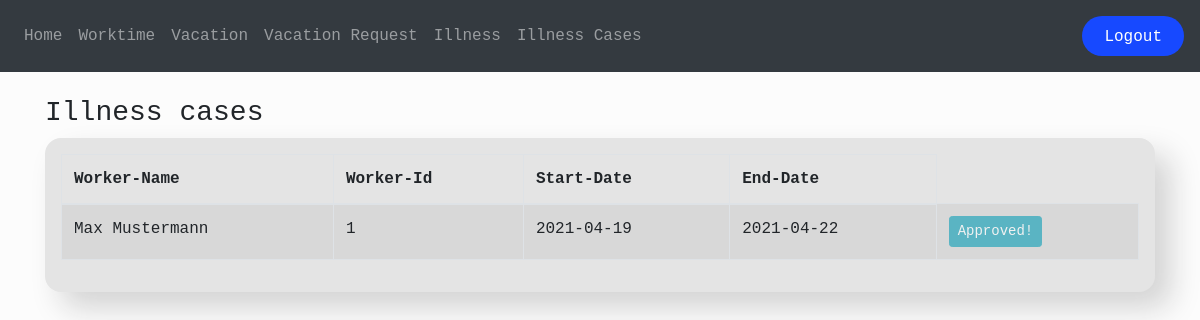
Page /illness_cases (signed in) on the earlier database version.
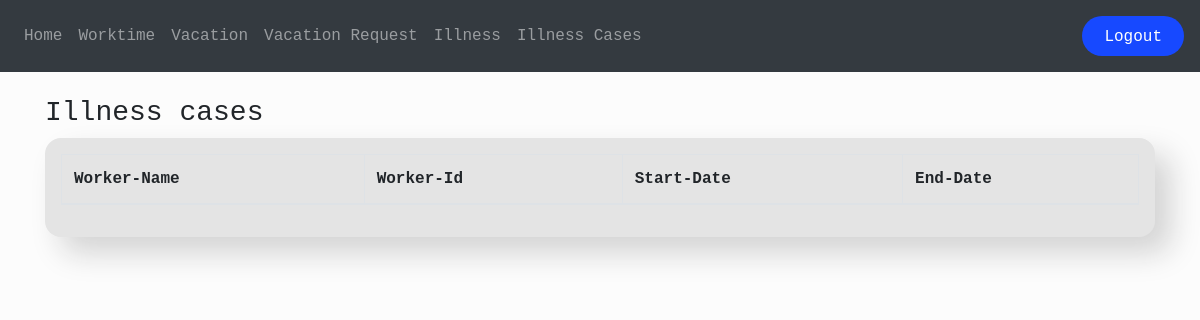
Same page on the later database version.
### app/models.py (models this page shows, shortened)
class User(db.Model, UserMixin):
    id = db.Column(db.Integer, primary_key=True)
    email = db.Column(db.String(150), unique=True)
    password = db.Column(db.String(150))
    full_name = db.Column(db.String(150))
    target_hours = db.Column(db.Float, default=160)
    worked_hours = db.Column(db.Float, default=0)
    flex_time = db.Column(db.Float, default=0)
    vacation_days = db.Column(db.Integer, default=30)
    vacation_days_taken = db.Column(db.Integer, default=0)
    roles_id = db.Column(db.Integer, db.ForeignKey('role.id'))
    vacation_requests = db.relationship('Vacation', backref='user')
    illness = db.relationship('Illness', backref='user')

class Illness (db.Model):
    id = db.Column(db.Integer, primary_key=True)
    start_date = db.Column(db.Date)
    end_date = db.Column(db.Date)
    user_id = db.Column(db.Integer, db.ForeignKey('user.id'))
    approved = db.Column(db.Boolean, default=False)

### app/illness.py (the view, shortened to what this page needs)
@ill.route('/illness_cases', methods=['GET', 'POST'])
@login_required
def illness_cases():
    cases = Illness.query.all()
    return render_template('illness_cases.html', user=current_user, roles_id=session.get('roles_id'), cases=cases, User=User)

### app/templates/illness_cases.html (shortened to what this page needs)
{% extends 'base.html' %}
{% block page_header %}
<h3>Illness cases</h3>
{% endblock page_header %}
{% block content %}
<div class="container">
    <div class="vacation-requests-personal overflow-hidden">
        <div class="table-responsive">
            <table class="table table-striped table-bordered table-limited">
                <thead>
                    <tr>
                        <th class="row-sm">Worker-Name</th>
                        <th class="row-sm">Worker-Id</th>
                        <th class="row-sm">Start-Date</th>
                        <th class="row-sm">End-Date</th>
                    </tr>
                </thead>
                <tbody>
                    {% for case in cases %}
                    <tr>
                        <td>{{User.query.filter_by(id=case.user_id).first().full_name}}</td>
                        <td>{{User.query.filter_by(id=case.user_id).first().id}}</td>
                        <td>{{case.start_date}}</td>
                        <td>{{case.end_date}}</td>
                        {% if case.approved == False %}
                        <form method="POST">
                            <td><button class="btn btn-success btn-sm" name="accept-button"
                                    value="{{case.id}}">Accept</button>
                            </td>
                        </form>
                        {% else %}
                        <td><button class="btn btn-info btn-sm" disabled>Approved!</button></td>
                        {% endif %}
                    </tr>
                    {% endfor %}
                </tbody>
            </table>
        </div>
    </div>
</div>
{% endblock content %}

Differences in the rows shown:
removed Illness: query.filter_by "1", start_date "2021-04-19", end_date "2021-04-22", approved "Approved!"
no longer on this page (row edited): User: query.filter_by "Max Mustermann"
